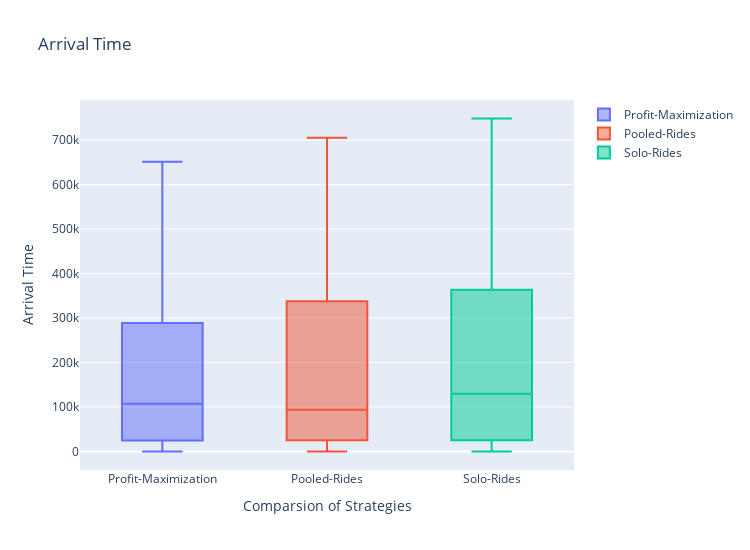

The code cell stored with this chart in its notebook:
### Markdown cell above
# KPI-4: Arrival Time (time to arrive for traveller)

### Code cell
import pandas as pd

data2 = pd.read_csv('D:/Development/GitHub-ProjectV2.0/MaaSSim/docs/tutorials/Results/Simulation/Driver/KPI-4-ArrivalTime/ArrivalTime_Solo-Rides.csv')
data1 =pd.read_csv('D:/Development/GitHub-ProjectV2.0/MaaSSim/docs/tutorials/Results/Simulation/Driver/KPI-4-ArrivalTime/ArrivalTime_Profit-Maximization.csv')
data =pd.read_csv('D:/Development/GitHub-ProjectV2.0/MaaSSim/docs/tutorials/Results/Simulation/Driver/KPI-4-ArrivalTime/ArrivalTime_Pooled-Rides.csv')


colListPR=[]
for column in data.columns:
     
    # Storing the rows of a column
    # into a temporary list
    li =data[column].tolist()
     
    # appending the temporary list
    colListPR.append(li)
     
# Printing the final list
#print(colListPR)


colListPM=[]
for column in data1.columns:
     
    li =data1[column].tolist()
     
    colListPM.append(li)
     
print(colListPM)

colListSR=[]
for column in data2.columns:
     
    li =data2[column].tolist()
     
    colListSR.append(li)
     
#print(colListSR)

import numpy as np
import matplotlib.pyplot as plt

flatPR= [y for sublist in colListPR for y in sublist]
#flatPR
#plt.boxplot(flatPR)


import numpy as np
import matplotlib.pyplot as plt

flatSR= [y for sublist in colListSR for y in sublist]
#flatSR
#plt.boxplot(flatSR)

import numpy as np
import matplotlib.pyplot as plt

flatPM= [y for sublist in colListPM for y in sublist]
#flatPM
#plt.boxplot(flatPM)

import plotly.graph_objects as go
from plotly.subplots import make_subplots
fig = go.Figure()
fig.update_layout(autosize=False,width=750,height=550,)

fig.add_trace(go.Box(y=flatPM,name="Profit-Maximization"))
fig.add_trace(go.Box(y=flatPR,name="Pooled-Rides"))
fig.add_trace(go.Box(y=flatSR,name="Solo-Rides"))
fig.update_layout(title='Arrival Time',xaxis=dict(title='Comparsion of Strategies'),yaxis=dict(title='Arrival Time'))
fig.show()
#plt.savefig("KPI1Analysis.jpg")


#############################################

import warnings
warnings.simplefilter('ignore')
import matplotlib.pyplot as plt
import seaborn as sns
#fig= plt.figure(figsize=(100,50),dpi=600)

plt.rcParams["figure.figsize"] = (8,5)


fig,ax =plt.subplots()
plt.title('Arrival Time')
sns.distplot(flatPR,hist=False,label='Pooled')
sns.distplot(flatPM,hist=False,label='Profit Maximization')
sns.distplot(flatSR,hist=False,label='Solo')
plt.xlabel('Drivers',fontsize=13)
plt.ylabel('Rides',fontsize=13)

plt.legend(fontsize=10)
#plt.savefig("Revenue.jpg")
plt.show()

### Figure 1 — Plotly figure (JSON) as saved in the notebook; plotly's stock layout.template omitted (floating-point values rounded to 4 significant figures)
{"data": [{"name": "Profit-Maximization", "type": "box", "y": [10, 20, 30, 40, 50, 14562, 217318, 288686, 496614, 651030, 18499, 99446, 166215, 331084, 520828, 75277, 42597, 153232, 254188, 624412, 77314, 24701, 114692, 212075, 363090, 86560, 52277, 63720, 128883, 303733]}, {"name": "Pooled-Rides", "type": "box", "y": [10, 20, 30, 40, 50, 14241, 174746, 300898, 566352, 705246, 17035, 101241, 300898, 397584, 610414, 75562, 42941, 42941, 337604, 575554, 75548, 25200, 138155, 239711, 421298, 86473, 45703, 48291, 166197, 339779]}, {"name": "Solo-Rides", "type": "box", "y": [10, 20, 30, 40, 50, 14383, 181082, 301149, 573127, 748523, 16905, 104369, 301149, 418568, 655684, 75562, 42773, 166046, 376144, 624412, 77314, 25200, 155822, 239892, 451241, 88417, 45615, 49430, 203364, 363311]}], "layout": {"autosize": false, "height": 550, "title": {"text": "Arrival Time"}, "width": 750, "xaxis": {"autorange": true, "range": [-0.5, 2.5], "title": {"text": "Comparsion of Strategies"}, "type": "category"}, "yaxis": {"autorange": true, "range": [-41570.0, 790100.0], "title": {"text": "Arrival Time"}, "type": "linear"}}}
